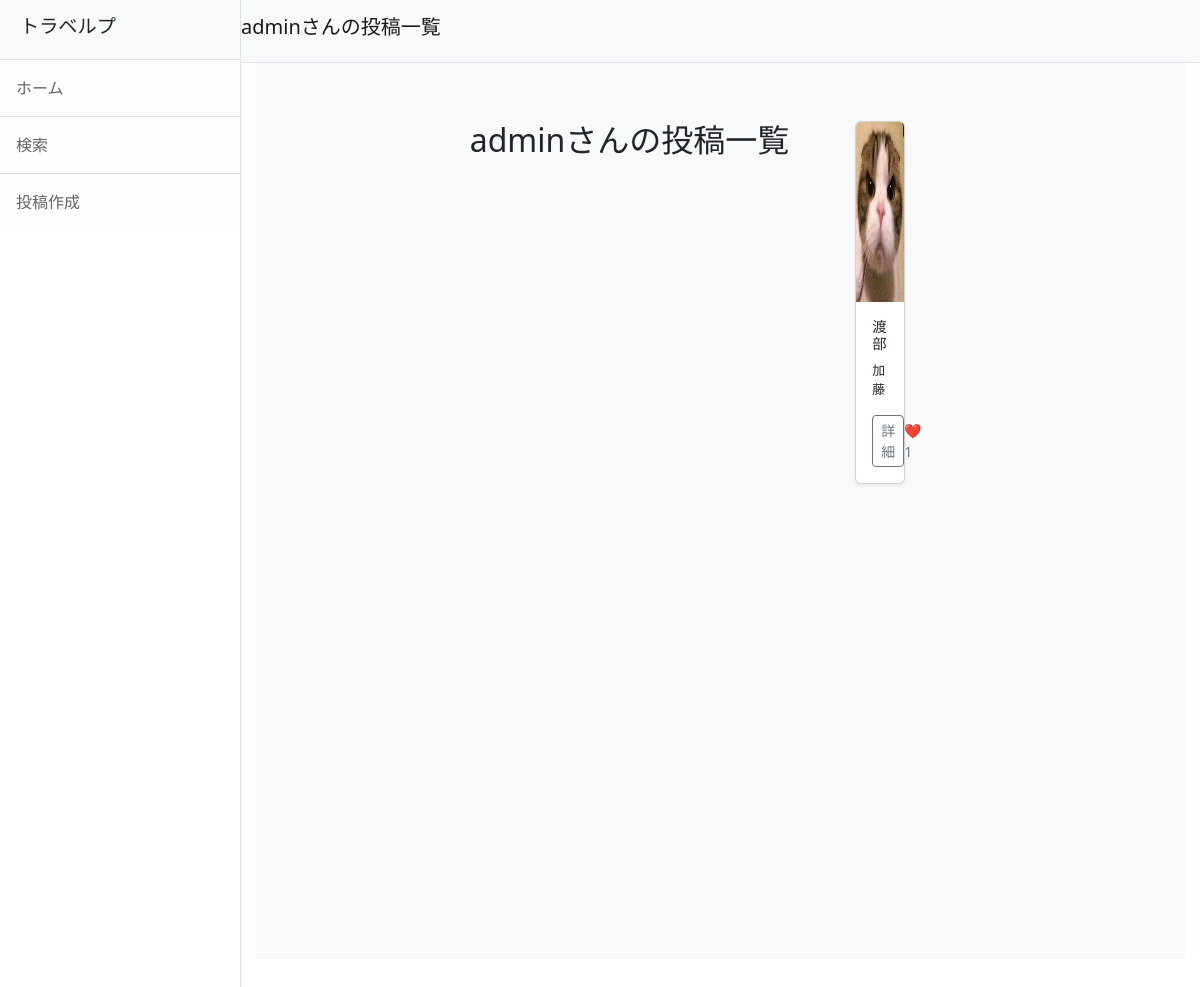
/user/1/posts/, run on an earlier commit of the app's database.
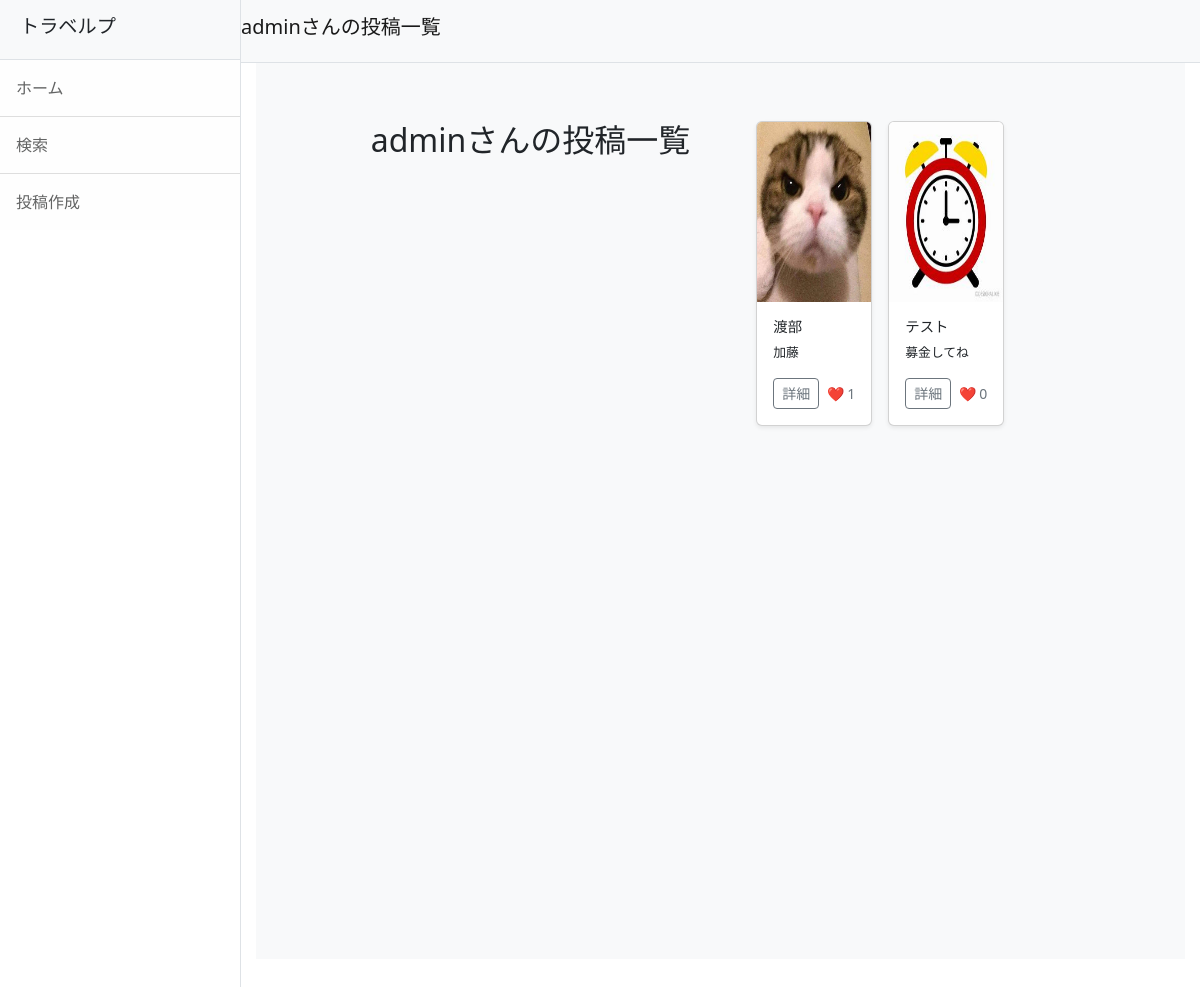
And on a later commit of the database.
### accounts/models.py (models this page shows, shortened)
class CustomUser(AbstractUser):
    pass
    nickname = models.CharField(max_length=150, blank=True, null=True)
    profile_image = models.ImageField(upload_to='profile_images/', null=True, blank=True)
    profile_description = models.TextField(null=True, blank=True)

### travelp/models.py (models this page shows, shortened)
class Post(models.Model):
    user = models.ForeignKey(CustomUser, on_delete=models.SET_NULL, null=True, blank=True)
    title = models.CharField(max_length=200)
    comment = models.TextField()
    created_at = models.DateTimeField(auto_now_add=True)
    caption = models.TextField(verbose_name='場所', blank=True)
    fundraising = models.BooleanField(default=False)
    latitude = models.DecimalField(max_digits=15, decimal_places=11, null=True, blank=True)  # 緯度
    longitude = models.DecimalField(max_digits=15, decimal_places=11, null=True, blank=True)  # 経度
    def like_count(self):
        return self.likes.count()  # 投稿に対する「いいね」の数を返す

class PostImage(models.Model):
    post = models.ForeignKey(Post, related_name='images', on_delete=models.CASCADE)
    image = models.ImageField(upload_to='photos')

### travelp/views.py (the view)
# urls.py: path('user/<int:user_id>/posts/', views.user_posts, name='user_posts'),
def user_posts(request, user_id):
    user = get_object_or_404(CustomUser, id=user_id)  # ユーザーを取得
    posts = Post.objects.filter(user=user)  # そのユーザーの投稿を取得
    return render(request, 'user_posts.html', {'user': user, 'posts': posts})

### travelp/templates/user_posts.html (shortened to what this page needs)
{% extends 'base.html' %}
{% load static %}
{% block header %}{{ user.username }}さんの投稿一覧{% endblock %}
{% block content %}
<section class="album py-5 bg-light">
  <div class="container">
    <h2 class="text-center mb-4">{{ user.username }}さんの投稿一覧</h2>
    <div class="row g-3 justify-content-center">
      {% for post in posts %}
        <div class="col-sm-6 col-md-4 d-flex" style="max-width: 350px;">
          <div class="card shadow-sm w-100" style="min-height: 250px;">
            {% if post.images.exists %}
              <img src="{{ post.images.first.image.url }}" class="bd-placeholder-img card-img-top" width="100%" height="180" alt="投稿画像">
            {% else %}
              <img src="{% static 'default-thumbnail.jpg' %}" class="bd-placeholder-img card-img-top" width="100%" height="180" alt="デフォルト画像">
            {% endif %}
            <div class="card-body d-flex flex-column">
              <h5 class="card-title" style="font-size: 0.9rem;">{{ post.title|slice:":10" }}{% if post.title|length > 10 %}...{% endif %}</h5>
              <p class="card-text flex-grow-1" style="font-size: 0.8rem;">{{ post.comment|slice:":10" }}{% if post.comment|length > 10 %}...{% endif %}</p>
              <div class="d-flex justify-content-between align-items-center">
                <a href="{% url 'travelp:post_detail' post.pk %}" class="btn btn-sm btn-outline-secondary">詳細</a>
                <small class="text-muted">❤️ {{ post.like_count }}</small>
              </div>
            </div>
          </div>
        </div>
      {% empty %}
        <div class="col-12 text-center">
          <p>投稿はまだありません。</p>
        </div>
      {% endfor %}
    </div>
  </div>
</section>
{% endblock %}

### travelp/templates/base.html (shortened to what this page needs)
{% load static %}
<!DOCTYPE html>
<html lang="ja">
    <head>
        <link href="{% static 'css/styles.css' %}" rel="stylesheet" />
        <link rel="stylesheet" href="https://unpkg.com/leaflet@1.7.1/dist/leaflet.css" />
    </head>
    <body class="{% if request.user.is_staff %} dark-mode {% endif %}">
        <div class="d-flex" id="wrapper">
            <div class="border-end bg-white" id="sidebar-wrapper">
                <div class="sidebar-heading border-bottom bg-light">
                    <h1 class="navbar-brand">トラベルプ</h1>
                </div>
                <div class="list-group list-group-flush">
                    <a class="list-group-item list-group-item-action list-group-item-light p-3" href="{% url 'travelp:index' %}">ホーム</a>
                    <a class="list-group-item list-group-item-action list-group-item-light p-3" href="{% url 'travelp:search' %}">検索</a>
                    <a class="list-group-item list-group-item-action list-group-item-light p-3" href="{% url 'travelp:post' %}">投稿作成</a>
                </div>
            </div>
            <div id="page-content-wrapper">
                <nav class="navbar navbar-expand-lg navbar-light bg-light border-bottom d-flex justify-content-between">
                    <h1 class="navbar-brand">{% block header %}ホーム{% endblock %}</h1>
                </nav>
                <div class="container-fluid">
                    {% block content %}{% endblock %}
                </div>
            </div>
        </div>
    </body>
</html>

What changed in the data, as far as the page shows it:
added Post: images.first.image (picture), title "テスト", comment "募金してね", like_count "0"
